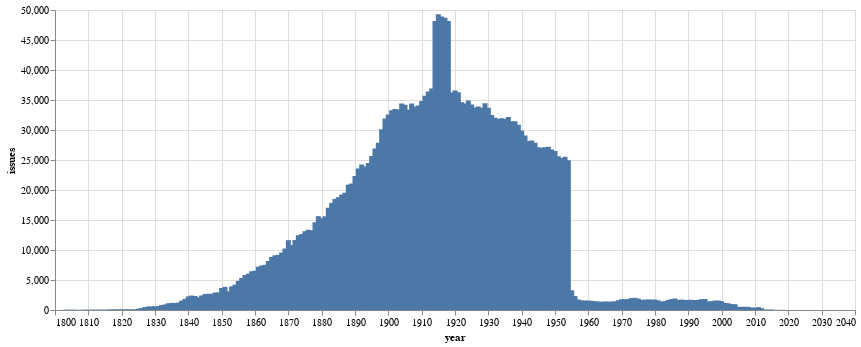

Here is the notebook cell this chart was saved with:
### Code cell
# Create a chart
alt.Chart(df_years).mark_bar().encode(
    x=alt.X("year:Q", axis=alt.Axis(format="c")),
    y="issues:Q",
    tooltip=["year:O", "issues:Q"],
).properties(width=800)

### Figure 1 — Vega-Lite specification as saved in the notebook (floating-point values rounded to 4 significant figures; data arrays with more than 128 entries replaced by an {"elided": "..."} marker saying what was removed)
{"config": {"view": {"continuousWidth": 400, "continuousHeight": 300}}, "data": {"name": "data-9091b222e0acac8445173590a682d135"}, "mark": "bar", "encoding": {"tooltip": [{"field": "year", "type": "ordinal"}, {"field": "issues", "type": "quantitative"}], "x": {"axis": {"format": "c"}, "field": "year", "type": "quantitative"}, "y": {"field": "issues", "type": "quantitative"}}, "width": 800, "$schema": "https://vega.github.io/schema/vega-lite/v4.17.0.json", "datasets": {"data-9091b222e0acac8445173590a682d135": {"elided": "218 records"}}}
